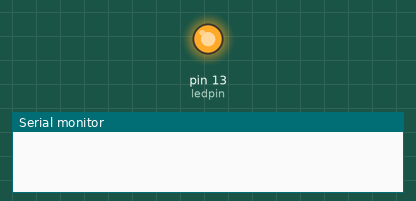
Bench run of a sketch on a simulated Arduino Uno, built with avr-gcc and run on an emulated ATmega328P. Parts: output pins drawn as LEDs (lit = HIGH), the last lines printed to the serial monitor.

Above: at 0.5 s.
At 40.5 s:
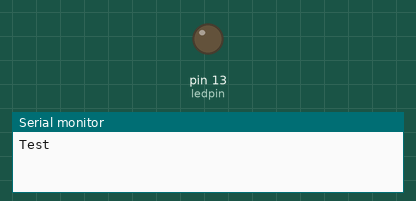
Timing chart, 0 to 44.2 s (numbered marks = the images above):
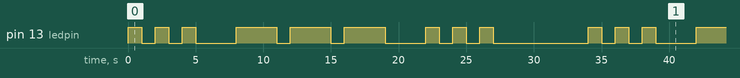

The sketch:

2-1_LED_SOS.ino
```cpp
int ledpin=13;
void ooo()
{
  digitalWrite(ledpin,HIGH);
  delay(3000); //3 second
  digitalWrite(ledpin,LOW);
  delay(1000);
}
void sss()
{
  digitalWrite(ledpin,HIGH);
  delay(1000);  //1 second
  digitalWrite(ledpin,LOW);
  delay(1000);
}
void setup() {
  Serial.begin(9600);
  pinMode(ledpin,OUTPUT); //output mode
}
void loop() {
  //S
  sss();
  sss();
  sss();
  delay(2000);
  //O
  ooo();
  ooo();
  ooo();
  delay(2000);
  //S
  sss();
  sss();
  sss();
  delay(6000);
  Serial.println("Test");
}
```

Measured:
- by itself, pin 13 (ledpin): repeats every 34.0 s: 2 × (LOW 1.0 s, HIGH 1.0 s), LOW 3.0 s, 2 × (HIGH 3.0 s, LOW 1.0 s), HIGH 3.0 s, LOW 3.0 s, 2 × (HIGH 1.0 s, LOW 1.0 s), HIGH 1.0 s, LOW 7.0 s, HIGH 1.0 s
- by itself, everything shown: repeats every 34.0 s, in 18 steps
